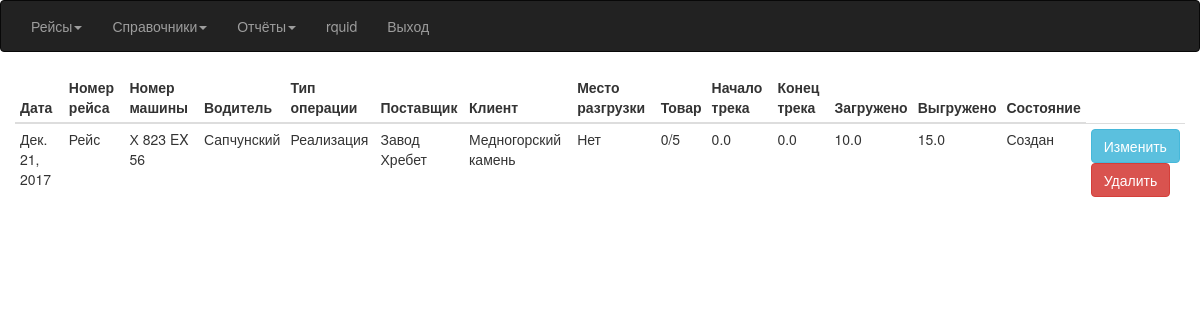
The app's page /RaceAll (signed in), older data.
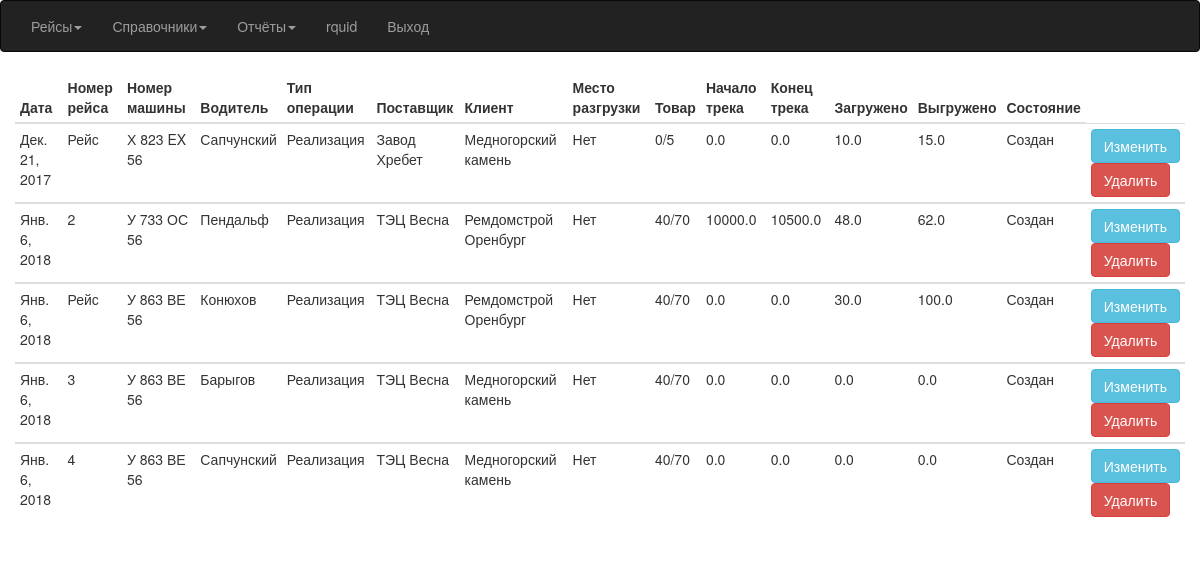
The same page, newer data.
### Avtoregion/models.py (models this page shows, shortened)
class Race(models.Model):
    CREATE = 'Создан'
    LOAD = 'Загружен'
    UNLOAD = 'Выгружен'
    FINISH = 'Закончен'
    END = 'Проведен'
    ACCIDENT = 'Авария'
    STATE = (
        (CREATE, 'Создан'),
        (LOAD, 'Зазгружен'),
        (UNLOAD, 'Выгружен'),
        (FINISH, 'Закончена'),
        (END, 'Проведена'),
        (ACCIDENT, 'Авария'),
    )
    TYPE = (
        ('Реализация', 'Реализация'),
        ('Услуга', 'Услуга')
    )
    id_race = models.AutoField(primary_key=True)
    name_race = models.CharField(max_length=5, default='Рейс')
    race_date = models.DateField(default=date.today)
    car = models.ForeignKey(Car)
    driver = models.ForeignKey(Driver)
    type_ship = models.CharField(default=TYPE[0], choices=TYPE, max_length=10)
    supplier = models.ForeignKey(Supplier)
    customer = models.ForeignKey(Customer)
    shipment = models.ForeignKey(Shipment, null=True, blank=True)
    product = models.ForeignKey(Product)
    mediator = models.ForeignKey(Mediator, null=True, blank=True)
    s_milage = models.FloatField(default=0)
    e_milage = models.FloatField(default=0)
    weight_load = models.FloatField(default=0)
    weight_unload = models.FloatField(default=0)
    comm = models.TextField(null=True, blank=True)
    state = models.CharField(default=STATE[0], choices=STATE, max_length=9)
    create_time = models.DateTimeField(auto_now=True)

class Car(models.Model):
    id_car = models.AutoField(primary_key=True)
    number = models.CharField(max_length=11, unique=True, verbose_name='Номер машины')
    pts = models.CharField(max_length=10, null=True, blank=True, verbose_name='ПТС')
    trailer = models.ForeignKey(Trailer, blank=True, null=True)
    mediator = models.ForeignKey(Mediator, blank=True, null=True)
    def __str__(self):
        return '%s' % self.number

class Driver(models.Model):
    id_driver = models.AutoField(primary_key=True)
    name = models.CharField(max_length=50, verbose_name='Водитель')
    def __str__(self):
        return '%s' % self.name

class Supplier(models.Model):
    id_supplier = models.AutoField(primary_key=True)
    name = models.CharField(max_length=256, verbose_name='Поставщик')
    inn = models.DecimalField(max_digits=12, decimal_places=0, unique=True, null=True, blank=True, verbose_name='ИНН')
    def __str__(self):
        return '%s' % self.name

class Customer(models.Model):
    id_customer = models.AutoField(primary_key=True)
    name = models.CharField(max_length=256,  verbose_name='Клиент')
    inn = models.DecimalField(max_digits=12, decimal_places=0, unique=True, null=True, blank=True, verbose_name='ИНН')
    def __str__(self):
        return '%s' % self.name

class Product(models.Model):
    id_product = models.AutoField(primary_key=True)
    name = models.CharField(max_length=10, verbose_name='Груз')
    def __str__(self):
        return '%s' % self.name

### Avtoregion/views.py (the view)
# urls.py: url(r'^RaceAll$', views.RaceAllList.as_view(), name='RaceAll'),
class RaceAllList(LoginRequiredMixin, ListView):
    model = Race
    template_name = 'race.html'
    context_object_name = 'qRace'
    paginate_by = 5
    queryset = Race.objects.order_by('id_race')

### templates/race.html (shortened to what this page needs)
{% extends "index.html" %}
{% block content %}
<div class="container-fluid">
 {% if qRace%}
	 <table class="table table-hover table-condensed table-responsive">
		 <thead>
             <th>Дата</th>
			 <th>Номер рейса</th>
			 <th>Номер машины</th>
			 <th>Водитель</th>
			 <th>Тип операции</th>
			 <th>Поставщик</th>
			 <th>Клиент</th>
			 <th>Место разгрузки</th>
			 <th>Товар</th>
			 <th>Начало трека</th>
			 <th>Конец трека</th>
			 <th>Загружено</th>
			 <th>Выгружено</th>
			 <th>Состояние</th>
		 </thead>
	 {% for q in qRace%}
         <tbody>
	    <tr>
         <td>
            {{ q.race_date }}
         </td>
		 <td>
			{{ q.name_race}}
		 </td>
		 <td>
			{{ q.car}}
		 </td>
			<td>
				{{ q.driver}}
			</td>
			<td>
				{{ q.type_ship}}
			</td>
		  <td>
			  {{ q.supplier}}
		  </td>
		  <td>
			  {{ q.customer}}
		  </td>
		  <td>
			  {{ q.shipment|default_if_none:"Нет"}}
		  </td>
		  <td>
			  {{ q.product}}
		  </td>
		  <td>
			  {{ q.s_milage}}
		  </td>
		  <td>
			  {{ q.e_milage}}
		  </td>
		  <td>
			  {{ q.weight_load}}
		  </td>
		  <td>
			  {{ q.weight_unload}}
		  </td>
		  <td>
			  {{ q.state}}
		  </td>
		 <td>
			<form action="{% url 'RaceUpdate' %}" method="post">
              <button name="update" value="update" class="btn btn-info">Изменить</button>
			</form>
			 <form action="{% url 'RaceDelete' %}" method="post">
			        <button name="delete" class="btn btn-danger">Удалить</button>
		  </form>
	     </td>
	    </tr>
     </tbody>
	 {% endfor %}
	 </table>
 {% endif %}
</div>
{% endblock %}

### templates/index.html (shortened to what this page needs)
<!DOCTYPE html>
<html lang="ru">
<head>
	<link rel="stylesheet" href="/static/css/bootstrap.min.css">
	<link rel="stylesheet" href="/static/css/bootstrap-datetimepicker.min.css">
</head>
{% if user.is_anonymous %}
    <body>
    {% block login %}
    {% endblock %}
    </body>
{% else %}
    <body>
    <nav class="navbar navbar-inverse">
	    <div class="container-fluid">
		    <ul class="nav navbar-nav">
			    <li class="dropdown">
				    <a class="dropdown-toggle" data-toggle="dropdown" href="{% url 'Race' %}">Рейсы<span class="caret"></span></a>
			    </li>
			    <li class="dropdown">
				    <a class="dropdown-toggle" href="index.html" data-toggle="dropdown">Справочники<span class="caret"></span></a>
			    </li>
			    <li class="dropdown">
				    <a class="dropdown-toggle" data-toggle="dropdown" href="index.html">Отчёты<span class="caret"></span></a>
			    </li>
			    <li class="navbar-text">{{ user }}</li>
			    <li><a class="navbar-link" href="{% url 'logout' %}">Выход</a></li>
		    </ul>
	    </div>
    </nav>
		{% block content %}
		{% endblock %}
    </body>
{% endif %}
</html>

Row changes from the older to the newer data that the page shows:
added Race: race_date "Янв. 6, 2018", name_race "2", car "У 733 ОС 56", driver "Пендальф", type_ship "Реализация", supplier "ТЭЦ Весна", customer "Ремдомстрой Оренбург", shipment "Нет", product "40/70", s_milage "10000.0", e_milage "10500.0", weight_load "48.0", weight_unload "62.0", state "Создан"
added Race: race_date "Янв. 6, 2018", name_race "Рейс", car "У 863 ВЕ 56", driver "Конюхов", type_ship "Реализация", supplier "ТЭЦ Весна", customer "Ремдомстрой Оренбург", shipment "Нет", product "40/70", s_milage "0.0", e_milage "0.0", weight_load "30.0", weight_unload "100.0", state "Создан"
added Race: race_date "Янв. 6, 2018", name_race "3", car "У 863 ВЕ 56", driver "Барыгов", type_ship "Реализация", supplier "ТЭЦ Весна", customer "Медногорский камень", shipment "Нет", product "40/70", s_milage "0.0", e_milage "0.0", weight_load "0.0", weight_unload "0.0", state "Создан"
added Race: race_date "Янв. 6, 2018", name_race "4", car "У 863 ВЕ 56", driver "Сапчунский", type_ship "Реализация", supplier "ТЭЦ Весна", customer "Медногорский камень", shipment "Нет", product "40/70", s_milage "0.0", e_milage "0.0", weight_load "0.0", weight_unload "0.0", state "Создан"
